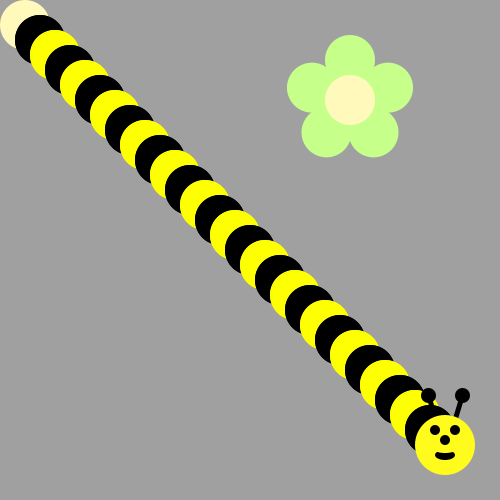
Frame 1 (no input)
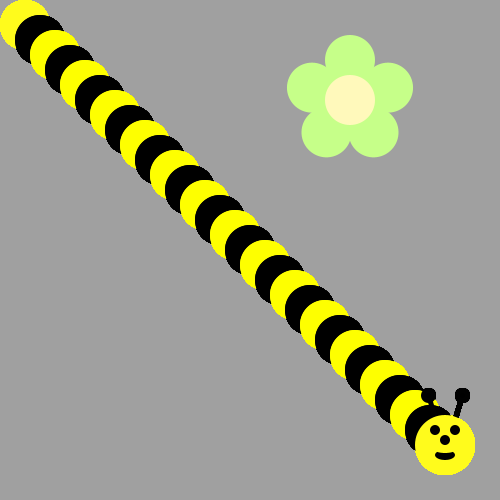
Frame 60 (the mouse pressed at the canvas centre just before this capture)
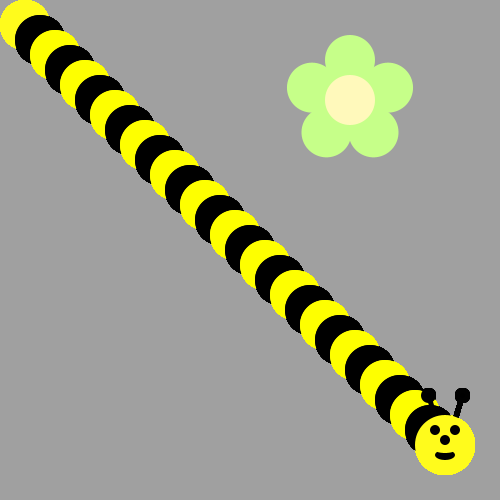
Frame 120 (the mouse held since frame 60 and released just before this capture)

The Processing sketch that drew these frames (run headless with seeded random() and noise(); from frame 60 on, the mouse is pressed at the canvas centre):

// Processing sketch: bumble_bee
// ── bumble_bee.pde

void setup() {
     ellipseMode(CENTER);
     size(500, 500);
     background(160, 160, 160);
     drawFlower(350, 100);
}

void draw() {
  
// First run the program and you should see a flower.  
  
  
/* Then, use a loop to make a body for the Bee! 
(see the image on the recipe, it's a diagonal line of circles)
Use remainder to make the colors alternate between yellow and black
*/
int j = 25;
for(int i = 1; i <= 28; i++){
  ellipse(j,j, 50, 50);
  j = j + 15;
  if(i % 2 == 0){
   fill(#FEFF00); 
   ellipse(j,j, 50, 50);
  }
   else if(i % 2 == 1){
   fill(#000000); 
   ellipse(j,j, 50, 50);
  }
}


/*
Now put his head on using drawBeeFace(x,y)
*/
drawBeeFace(445,445);
}

/**************   Use these methods but  DON'T CHANGE THE CODE BELOW  **************/

void drawFlower(int x, int y) {
     noStroke();
     translate(x, y);
     // draw 5 petals, rotating after each one
     fill(#c6ff89);      // green
      for (int i = 0; i < 5; i++) {
           ellipse(0, -40, 50, 50);
          rotate(radians(72));
     }
     fill(#fff9bb); // light yellow
     ellipse(0, 0, 50, 50);
} 
void drawBeeFace(int BeeFaceX, int BeeFaceY) {
     noStroke();
     fill(0, 0, 0);
     stroke(1);
     strokeWeight(5);
     line(BeeFaceX-10, BeeFaceY-27, BeeFaceX-17, BeeFaceY-50);
     line(BeeFaceX+10, BeeFaceY-27, BeeFaceX+17, BeeFaceY-50);
     ellipse(BeeFaceX-17, BeeFaceY-50, 10, 10);
     ellipse(BeeFaceX+17, BeeFaceY-50, 10, 10);
     noStroke();
     fill(255, 251, 28);
     ellipse(BeeFaceX, BeeFaceY, 60, 60); // face
     fill(255, 237, 209);
     fill(0,0,0);
      ellipse(BeeFaceX-10, BeeFaceY-15, 10, 10); // eyes
     ellipse(BeeFaceX+10, BeeFaceY-15, 10, 10);
      ellipse(BeeFaceX, BeeFaceY-5, 10, 10); // nose
      ellipse(BeeFaceX, BeeFaceY+10, 20, 10);// mouth
     fill(255, 251, 28);
     ellipse(BeeFaceX, BeeFaceY+5, 20, 6);
}
